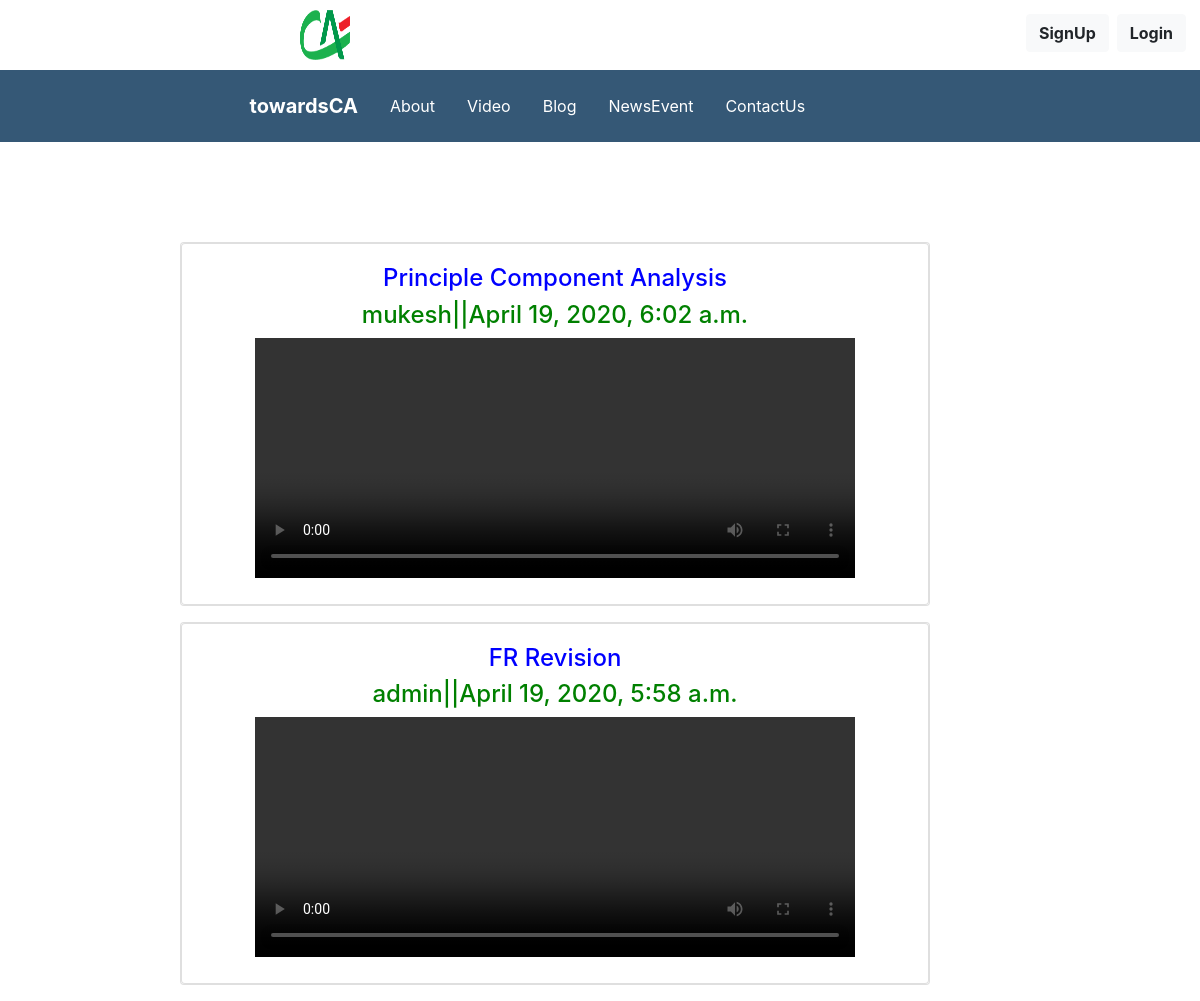
The page /video/ on the database its author committed.
### App/models.py (models this page shows, shortened)
class Video(models.Model):
    user =  models.ForeignKey(User, on_delete=models.CASCADE)
    name= models.CharField(max_length=500)
    videofile= models.FileField(upload_to='videos/', null=True, verbose_name="")
    added = models.DateTimeField(auto_now_add=True)
    updated = models.DateTimeField(auto_now=True)

### App/views.py (the view)
# urls.py: path("video/",views.video,name="video"),
def video(request):
	if request.user.is_superuser or request.user.is_staff:
		return HttpResponseRedirect('/admin/')
	video = Video.objects.all().order_by("-id")
	return render(request,"video.html",{"video":video})

### templates/video.html
{% extends "layout.html" %}
{% block content %}
<div class="container" style="margin-top: 100px">
  <div class="row">
    <div class="col-sm-1">
    </div>
    <div class="col-sm-10" >
        {% for videos in video %}
        <ul style="list-style-type: none;">
            <li>
                <div class="card" style="width:750px">
                  <div class="card bg-white">
                    <div class="card-body text-center">
                        <h4 style="font-size: bold;color:blue;">{{videos.name}}</h4>
                        <h4 style="font-size: bold;color: green;">{{videos.user}}||{{videos.updated}}</h4>
                        <video width='600' height= '240' controls>
                        <source src="{{videos.videofile.url }}">
                        </video>
                    </div>
                  </div>
                </div>
            </li>
        </ul>
        {%endfor%}
    </div>
  </div>
</div>
{% endblock %}

### templates/layout.html (shortened to what this page needs)
{% load static %}
<!DOCTYPE html>
<html>
<head>
</head>
<body>
<!DOCTYPE html>
<html>
<head>
    <link rel="stylesheet" href="https://stackpath.bootstrapcdn.com/bootstrap/4.4.1/css/bootstrap.min.css">
</head>
<body>
<div style="padding: 10px">
		<img src="{% static 'image/CA-logo.png' %}" style="width: 50px;height: 50px; margin-left: 290px; "/>
		<a class="btn btn-light btn-lng font-weight-bold float-right m-1" href="/login/" >Login</a>
	    <a class="btn btn-light btn-lng font-weight-bold float-right m-1" href="/signup/">SignUp</a>
</div>
<nav class="navbar navbar-expand-lg navbar-light" style="background-color:rgba(53, 88, 118, 1)">
  <a class="navbar-brand text-white font-weight-bold " href="/" style="margin-left: 20%">towardsCA</a>
  <div class="collapse navbar-collapse" id="navbarNav">
    <ul class="navbar-nav">
      <li class="nav-item active">
        <a class="nav-link text-white m-2" href="/aboutus/">About <span class="sr-only">(current)</span></a>
      </li>
      <li class="nav-item active">
        <a class="nav-link text-white m-2" href="/video/">Video <span class="sr-only">(current)</span></a>
      </li>
       <li class="nav-item active">
        <a class="nav-link text-white m-2" href="/blog/">Blog <span class="sr-only">(current)</span></a>
      </li>
       <li class="nav-item active">
        <a class="nav-link text-white m-2" href="/news-event/">NewsEvent <span class="sr-only">(current)</span></a>
      </li>
      <li class="nav-item active">
        <a class="nav-link text-white m-2" href="/contactus/">ContactUs <span class="sr-only">(current)</span></a>
      </li>
    </ul>
  </div>
</nav>
 {% block content %}
 {% endblock %}
</body>
</html>
</body>
</html>

### rows shown on the page
Video: name "Principle Component Analysis", user "mukesh", updated "April 19, 2020, 6:02 a.m."
Video: name "FR Revision", user "admin", updated "April 19, 2020, 5:58 a.m."
